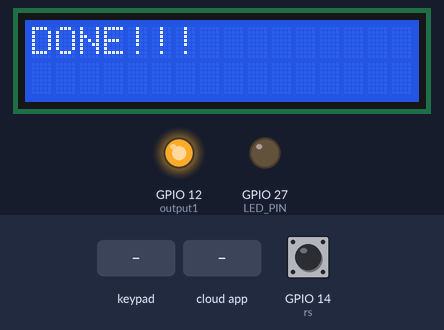
Simulated run of this sketch. Board: ESP32-C3. Parts: 16×2 character LCD, output pins drawn as LEDs (lit = HIGH). Inputs (shaded band) come from the test bench; at power-on: GPIO 14 (rs) HIGH. WiFi joins after 1.5 s; servers stay silent unless stated; network time is answered at once with the bench clock; the local clock reads 2024-03-15 10:24:30 at power-on unless the sketch sets it; the Firebase database answers and starts empty; what the sketch prints to the serial monitor is not drawn.

Above: at 2.6 s.
5.8 s: keypad keys 1 9 1 8 5 1 7 # pressed 0.4 s apart
At 9.4 s:
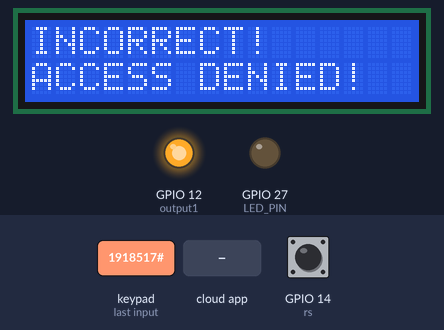
10.5 s: key '#' pressed
At 11.7 s:
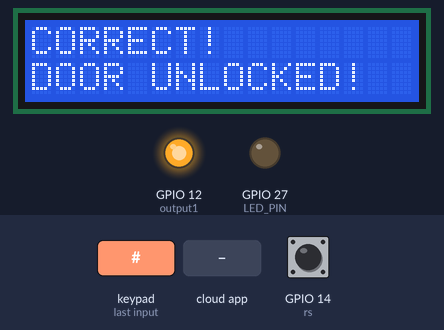
12.0 s: keypad keys 1 9 1 8 5 1 7 D pressed 0.4 s apart
At 15.7 s:
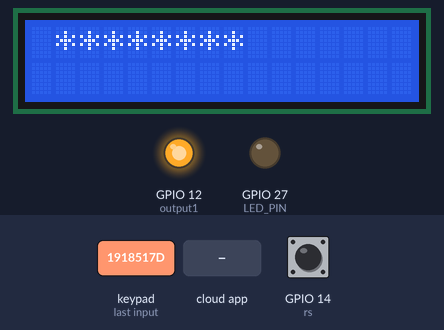
16.7 s: keypad keys 1 3 9 7 2 2 2 A pressed 0.4 s apart
At 19.9 s:
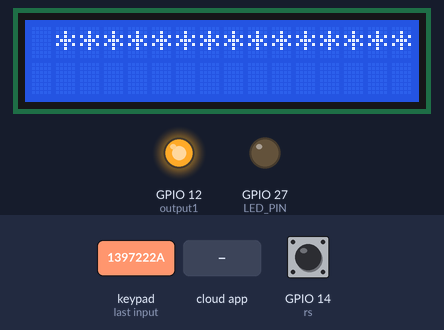
21.4 s: the phone or cloud app sets D1 to 1
At 22.7 s:
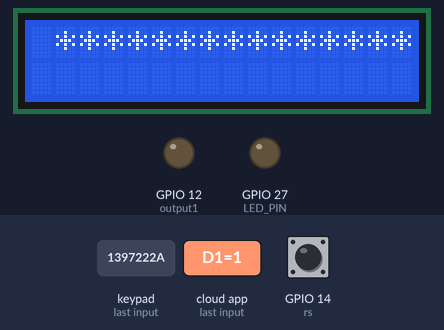
Timing chart, 0 to 24.4 s (numbered marks = the images above; inputs shaded):
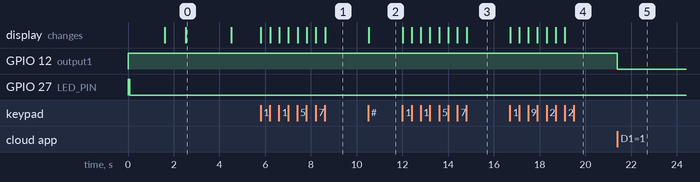

Measured:
- after the input at 5.8 s, the display: first changes at once (image 1 shows a later state)
- after the input at 10.5 s, the display: changes at once (image 2)
- after the input at 12.0 s, the display: first changes at once (image 3 shows a later state)
- after the input at 16.7 s, the display: first changes at once (image 4 shows a later state)
- after the input at 21.4 s, GPIO 12 (output1): HIGH → LOW at once
- what the display in image 0 shows lasts 2.0 s, from 2.5 s to 4.5 s

The sketch:

esp32c3_drlk_LCD_WM_FDB_ver8.ino
```cpp
#include <Keypad.h>
#include <LiquidCrystal_I2C.h>
#include <Wire.h>
#include <Arduino.h>
#include <WiFi.h>
#include <WebServer.h>
#include <WiFiManager.h>
#include <NTPClient.h>
#include <Firebase_ESP_Client.h>

#include "addons/TokenHelper.h"
#include "addons/RTDBHelper.h"
String ele = "drlk";
WiFiServer server(80);

String header;

WiFiUDP ntpUDP;
NTPClient timeClient(ntpUDP, "time.stdtime.gov.tw");

#define ROW_NUM     4
#define COLUMN_NUM  4

unsigned long currentTime = millis();
unsigned long previousTime = 0;
const long timeoutTime = 2000;

#define DATABASE_URL "https://esp8266-ai2-default-rtdb.firebaseio.com"
#define API_KEY "AIzaSyAF4OdtYUAomk_4WnvE5MXb_nphlQ33UyA"
#define USER_EMAIL "smart.stuff.18340@gmail.com"
#define USER_PASSWORD "Rayed18340"
FirebaseData fbdo, fbdo_ALL, fbdo_Password;
FirebaseAuth auth;
FirebaseConfig config;
unsigned long sendDataPrevMillis = 0;
int count = 0;
bool signupOK = false;
int output1 = 12;
int rs = 14;
int LED_PIN = 27;
char keys[ROW_NUM][COLUMN_NUM] = {
  {'1', '2', '3', 'A'},
  {'4', '5', '6', 'B'},
  {'7', '8', '9', 'C'},
  {'*', '0', '#', 'D'}
};
// byte pin_rows[ROW_NUM] = {1, 2, 3, 4};
// byte pin_column[COLUMN_NUM] = {5, 6, 7, 8};
byte pin_rows[ROW_NUM] = {19, 18, 5, 17};
byte pin_column[COLUMN_NUM] = {16, 4, 0, 2};
Keypad keypad = Keypad( makeKeymap(keys), pin_rows, pin_column, ROW_NUM, COLUMN_NUM );
LiquidCrystal_I2C lcd(0x27,16,2);  // SDA to GPIO21 || SCL to GPIO22

String password_1 = "";
String password_temp = "";
String temp_time = "";
String input_password;

String A = WiFi.macAddress();
String a = "\\\"";
String IP = "";
String STAT1 = A + "/D1";
String CNSTAT = A + "/esp";

String OnNum = "1";
String CloseNum = "0";

void setup() {
  Serial.begin(115200);
  input_password.reserve(12);
  pinMode(output1, OUTPUT);   digitalWrite(output1, HIGH);
  pinMode(LED_PIN, OUTPUT);   digitalWrite(LED_PIN, HIGH);
  pinMode(rs, INPUT_PULLUP);  digitalWrite(rs, HIGH);
  lcd.begin();
  lcd.backlight();
  lcd.clear();
  lcd.setCursor(0,0);
  lcd.print("sETTING...");
  lcd.setCursor(0,1);
  lcd.print("WIFI");

  WiFiManager wifiManager;
  // wifiManager.resetSettings();
  if (digitalRead(rs) == LOW) {
    wifiManager.resetSettings();
  }
  digitalWrite(LED_PIN, LOW);
  wifiManager.autoConnect("sMART sTUFF");
  lcd.clear();
  lcd.setCursor(0,0);
  lcd.print("sETTING...");
  lcd.setCursor(0,1);
  lcd.print("OTHER sTUFFs");

  A = WiFi.macAddress();
  IP = WiFi.localIP().toString();
  timeClient.begin();
  timeClient.setTimeOffset(28800);

  config.api_key = API_KEY;
  config.database_url = DATABASE_URL;
  auth.user.email = USER_EMAIL;
  auth.user.password = USER_PASSWORD;
  if (Firebase.signUp(&config, &auth, "", "")) {
    Serial.println("ok");
    signupOK = true;
  } else {
    Serial.printf("%s\n", config.signer.signupError.message.c_str());
  }

  config.token_status_callback = tokenStatusCallback;
  Firebase.begin(&config, &auth);
  Firebase.reconnectWiFi(true);

  if (!Firebase.RTDB.beginStream(&fbdo_ALL, A)) {
    Serial.print ("ALL begin error ");
    Serial.println(fbdo_ALL.errorReason());
  }
  if (!Firebase.RTDB.beginStream(&fbdo_Password, A + "/Password")) {
    Serial.print ("Password begin error ");
    Serial.println(fbdo_ALL.errorReason());
  }
  Firebase.RTDB.setString(&fbdo_ALL, STAT1, CloseNum);
  Firebase.RTDB.setString(&fbdo_ALL, CNSTAT, "0");
  Firebase.RTDB.setString(&fbdo_Password, A + "/Password/PWTemp", "0");
  if (Firebase.RTDB.getString(&fbdo_Password, A + "/Password/PW1")){
    password_1 = fbdo_Password.stringData();
    Serial.println("password_1 now is " + password_1);
  }
  Serial.println("ALL DONE");
  server.begin();
  lcd.clear();
  lcd.setCursor(0,0);
  lcd.print("DONE!!! ");
  delay(1000 * 2);
  lcd.clear();
}

void loop() {
  door_open();
  WEB();
  ReadStat();
  time();

  if (Firebase.isTokenExpired()){
    Firebase.refreshToken(&config);
    Firebase.RTDB.setString(&fbdo_ALL, CNSTAT, "1");
    Serial.println("Refresh token");
  }
}
void door_open(){
  char key = keypad.getKey();

  if (key) {
    Serial.print(key);

    if (key == '*') {
      input_password = "";
      Serial.println(" ");
      Serial.println("Reset Input");
      lcd.clear();
    }
    else if (key == '#') {
      lcd.clear();
      if (a + input_password + a == password_1 || input_password == password_temp) {
        Serial.println(" ");
        Serial.println("Valid Password => unlock the door");
        lcd.setCursor(0, 0);
        lcd.print("CORRECT!");
        lcd.setCursor(0, 1);
        lcd.print("DOOR UNLOCKED!");
      }
      else {
        Serial.println(" ");
        Serial.println("Invalid Password => Try again");
        lcd.setCursor(0, 0);
        lcd.print("INCORRECT!");
        lcd.setCursor(0, 1);
        lcd.print("ACCESS DENIED!");
      }
      input_password = "";
    }
    else {
      if (input_password.length() == 0) {
        lcd.clear();
      }

      input_password += key;
      lcd.setCursor(input_password.length(), 0);
      lcd.print('*');
    }
  }
}
void WEB() {
  WiFiClient client = server.available();
  if (client) {
    Serial.println("New Client.");
    String currentLine = "";
    currentTime = millis();
    previousTime = currentTime;
    while (client.connected() && currentTime - previousTime <= timeoutTime) {
      currentTime = millis();
      if (client.available()) {
        // header = client.readStringUntil('\r');
        char c = client.read();
        Serial.write(c);
        header += c;
        if (c == '\n') {
          if (currentLine.length() == 0) {
            client.println("HTTP/1.1 200 OK");
            client.println("Content-type:text/html");
            client.println("Connection: close");
            client.println();
            Serial.println(header);

            client.println("<!DOCTYPE html><html>");
            client.println("<head><meta charset='utf-8' name=\"viewport\" content=\"width=device-width, initial-scale=1\">");
            client.println("<link rel=\"icon\" href=\"data:,\">");
            client.println("<style>html { font-family: Helvetica; display: inline-block; margin: 0px auto; text-align: center;}</style>");
            client.println("</head><body>");
            client.println("<h1>MAC=" + A + "</h1>");
            client.println("<h2>ELEMENT=" + ele + "</h2>");
            client.println("<h3>裝置名稱 = sMART sTUFF 智慧門鎖</h3>");
            client.println("<h4>IP=" + IP + "</h4>");
            client.println("</body></html>");
            client.println();
            break;
          } else {
            currentLine = "";
          }
        } else if (c != '\r') {
          currentLine += c;
        }
      }
    }
    header = "";
    client.stop();
  }
}
void ReadStat(){
  if (Firebase.ready() && signupOK) {
    if (!Firebase.RTDB.readStream(&fbdo_ALL)) {
      Serial.print("D1 read error：");
      Serial.println(fbdo_ALL.errorReason());
    }
    if (fbdo_ALL.streamAvailable()) {
      if (fbdo_ALL.dataPath() == "/D1"){
        if (fbdo_ALL.stringData() == CloseNum) {
          digitalWrite(output1, HIGH);
          Serial.println("Door Locked");
        } else if (fbdo_ALL.stringData() == OnNum) {
          digitalWrite(output1, LOW);
          Serial.println("Door Opened");
        }
      }
      if (fbdo_ALL.dataPath() == "/esp"){
        if(fbdo_ALL.dataType() == "string"){
          if (fbdo_ALL.stringData() == "1") {
            Firebase.RTDB.setString(&fbdo_ALL, CNSTAT, "2");
          }
        }
      }
    }

    if (!Firebase.RTDB.readStream(&fbdo_Password)) {
      Serial.print("Password read error：");
      Serial.println(fbdo_Password.errorReason());
    }
    if (fbdo_Password.streamAvailable()) {
      if (fbdo_Password.dataPath() == "/PW1"){
        if(fbdo_Password.dataType() == "string"){
          if (fbdo_Password.stringData() != "0"){
            password_1 = fbdo_Password.stringData();
            Serial.println("password_1 now is " + password_1);
          }
          else{
            password_1 = "";
            Serial.println("Password fail");
          }
        }
      }
      if (fbdo_Password.dataPath() == "/PWTemp"){
        if(fbdo_Password.dataType() == "string"){
          if (fbdo_Password.stringData() != "0"){
            password_temp = fbdo_Password.stringData();
            temp_time_saving();
            Serial.println("password_temp now is " + password_temp);
          }
          else {
            temp_time = "";
            Serial.println("Temp Password fail");
          }
        }
      }
    }
  }
}
void temp_time_saving(){
  timeClient.update();
  temp_time = timeClient.getMinutes();
  Serial.println("Temp Password Saving Time：" + temp_time);
}
void time(){
  timeClient.update();
  if (timeClient.getSeconds() > 0 & timeClient.getSeconds() < 3) {
    if(temp_time != ""){
      int g = timeClient.getMinutes() - temp_time.toInt();
      if(g > 0){
        if(g == 3){
          Serial.println("Temp Password fail");
          Firebase.RTDB.setString(&fbdo_ALL, A + "/Password/PWTemp", "0");
          temp_time = "";
          password_temp = "";
        }
      }
      else if(g < 0){
        if(g == (-57)){
          Serial.println("Temp Password fail");
          Firebase.RTDB.setString(&fbdo_ALL, A + "/Password/PWTemp", "0");
          temp_time = "";
          password_temp = "";
        }
      }
    }
  }
}
```
